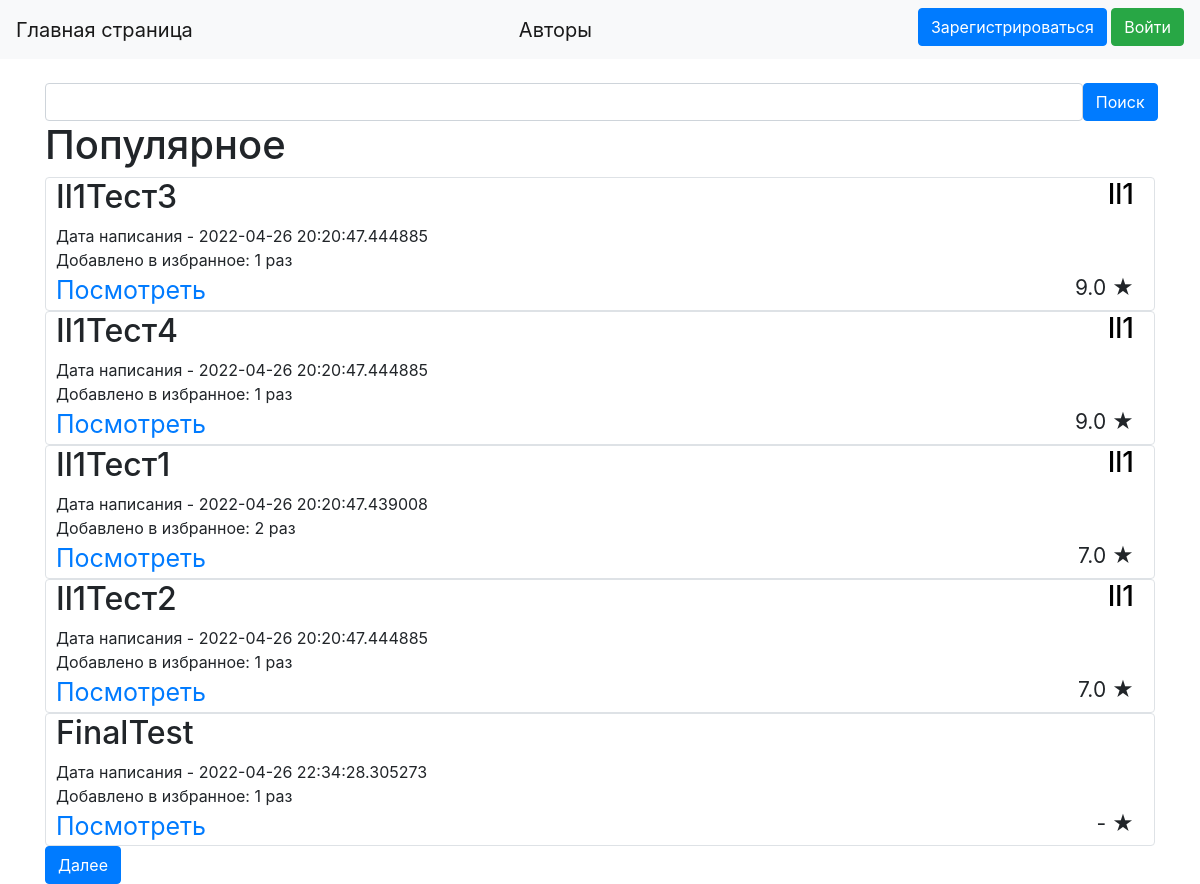
The page / on the database its author committed.
### data1/lessons.py (models this page shows, shortened)
class Lesson(SqlAlchemyBase):
    __tablename__ = 'lessons'
    id = sqlalchemy.Column(sqlalchemy.Integer,
                           primary_key=True, autoincrement=True)
    title = sqlalchemy.Column(sqlalchemy.String, nullable=True)
    content = sqlalchemy.Column(sqlalchemy.String, nullable=True)
    added_to_favorites_count = sqlalchemy.Column(sqlalchemy.Integer, default=0)
    rate = sqlalchemy.Column(sqlalchemy.Float, default=0)
    rates_count = sqlalchemy.Column(sqlalchemy.Integer, default=0)
    created_date = sqlalchemy.Column(sqlalchemy.DateTime,
                                     default=datetime.datetime.now)
    user_id = sqlalchemy.Column(sqlalchemy.Integer,
                                sqlalchemy.ForeignKey("users.id"))
    user = orm.relation('User')
    favourites = orm.relation("Favourites", back_populates='lesson')

### data1/users.py (models this page shows, shortened)
class User(SqlAlchemyBase, UserMixin):
    __tablename__ = 'users'
    id = sqlalchemy.Column(sqlalchemy.Integer,
                           primary_key=True, autoincrement=True)
    name = sqlalchemy.Column(sqlalchemy.String, unique=True, nullable=True)
    about = sqlalchemy.Column(sqlalchemy.String, nullable=True)
    email = sqlalchemy.Column(sqlalchemy.String,
                              index=True, unique=True, nullable=True)
    hashed_password = sqlalchemy.Column(sqlalchemy.String, nullable=True)
    created_lessons_count = sqlalchemy.Column(sqlalchemy.Integer, default=0)
    favourites_lessons_count = sqlalchemy.Column(sqlalchemy.Integer, default=0)
    created_date = sqlalchemy.Column(sqlalchemy.DateTime,
                                     default=datetime.datetime.now)
    lessons = orm.relation("Lesson", back_populates='user')
    favourites = orm.relation("Favourites", back_populates='user')

### LearnCreator.py (the view)
@app.route("/", methods=['GET', 'POST'])
def index():
    global limit, FirstResult, search_now, lessons_now_count, arr_content
    arr_content = Arr()
    db_sess = db_session.create_session()
    search = SearchForm()
    favourites_ids = []
    if current_user.is_authenticated:
        favourites_ids = [x.lesson_id for x in
                          db_sess.query(Favourites.lesson_id).filter(Favourites.user_id == current_user.id).distinct()]
    if request.method == "POST":
        FirstResult = 0
        limit = 5
        search_now = search.search.data
    lessons = db_sess.query(Lesson).filter(Lesson.title.like(f'%{search_now}%') | Lesson.title.like(
        '%' + str(search_now).capitalize() + '%') | Lesson.title.like(
        '%' + str(search_now).lower() + '%') | Lesson.title.like(
        '%' + str(search_now).upper() + '%')).order_by(-Lesson.rate, -Lesson.added_to_favorites_count, Lesson.title)[
              FirstResult:limit]
    lessons_now_count = db_sess.query(Lesson).filter(Lesson.title.like(f'%{search_now}%') | Lesson.title.like(
        '%' + str(search_now).capitalize() + '%') | Lesson.title.like(
        '%' + str(search_now).lower() + '%') | Lesson.title.like(
        '%' + str(search_now).upper() + '%')).count()
    return render_template("index.html", lessons=lessons, search=search, favourites_ids=favourites_ids,
                           FirstResult=FirstResult, lessons_now_count=lessons_now_count, limit=limit)

### forms/lesson.py
class Arr(FlaskForm):
    arr = []

### forms/search.py
class SearchForm(FlaskForm):
    search = StringField('Поиск')
    select = SubmitField('Поиск')
    estimate = StringField('Оценка')
    further = SubmitField('Далее')
    back = SubmitField('Назад')

### data1/db_session.py (called while the page is built)
def create_session() -> Session:
    global __factory
    return __factory()

### templates/index.html (shortened to what this page needs)
{% extends "base.html" %}
{% block content %}
<br>
<form action="" method="post">
    <div style="float: left; width: 93.5%">{{ search.search(class="form-control") }}</div>
    <div style="float: right; width: 6.5%">{{ search.select(type="submit", class="btn btn-primary")
        }}
    </div>
</form>
<h1>Популярное</h1>
{% for item in lessons%}
<div class="col-md6 border rounded">
    <h2 style="float: left; width: 50%; padding-left: 10px">{{item.title}}</h2>
    <h3 style="float: right; width: 50%; padding-right: 20px" align="right">
        <a href="/profile/{{ item.user.name }}" class="url1">{{item.user.name}}</a>
    </h3><br>
    <div style="float:left; width: 100%; padding-left: 10px">
        Дата написания - {{item.created_date}}
    </div>
    <div style="padding-left: 10px">
        Добавлено в избранное: {{item.added_to_favorites_count}} раз
    </div>
    <div style="float: right; width: 10%; font-size: 21px; padding-right: 20px" align="right">
        {% if item.rates_count>0%}
        {{item.rate}} &#9733
        {% else %}
        - &#9733
        {% endif %}
    </div>
    <div class="text3" style="font-size: 25px; padding-left: 10px">
        <div>
            <a href="/lesson/{{ item.id }}">Посмотреть</a>
        </div>
    </div>
</div>
{% endfor %}
{% if lessons_now_count>limit%}
<a href="/limit">{{ search.further(type="submit", class="btn btn-primary") }}</a>
{% endif %}
{% endblock %}

### templates/base.html (style rules this page uses)
.url1 { text-decoration: none; color: #000000; }
.text3 { word-spacing: 20px }

### rows shown on the page
Lesson: title "Il1Тест3", user.name "Il1", created_date "2022-04-26 20:20:47.444885", added_to_favorites_count "1", rate "9.0"
Lesson: title "Il1Тест4", user.name "Il1", created_date "2022-04-26 20:20:47.444885", added_to_favorites_count "1", rate "9.0"
Lesson: title "Il1Тест1", user.name "Il1", created_date "2022-04-26 20:20:47.439008", added_to_favorites_count "2", rate "7.0"
Lesson: title "Il1Тест2", user.name "Il1", created_date "2022-04-26 20:20:47.444885", added_to_favorites_count "1", rate "7.0"
Lesson: title "FinalTest", created_date "2022-04-26 22:34:28.305273", added_to_favorites_count "1"
